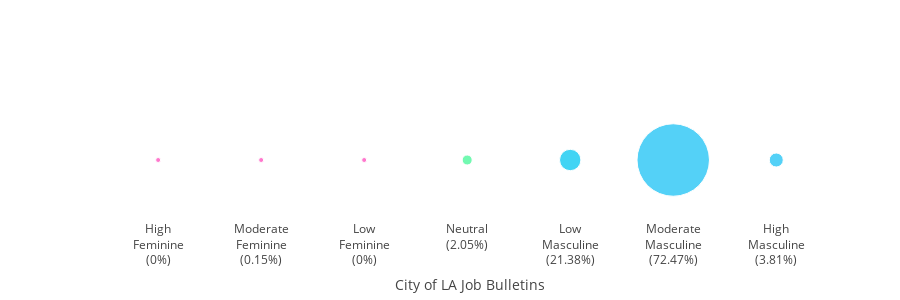

The notebook cell saved with this chart:
### Markdown cell above
> - Keywords which depict feminine theme such as **"respon*" - responsible, respond, responsive** etc appears very often in the bulletins. One can observe the keywords related to life and relationships such as child, family, emotions, cooperation, respect, caring etc appear.     
> - **On an average**, every job bulletin consists of about **8 feminine keywords** and about **24 masculine words**. This means that use of masculine keywords is three times as compared to that of feminine keywords in the City's bulletins.  
> - The graphs shows that different keywords with masculine and feminine denotations appear in the City of Los Angeles Bulletins. By obtaining the frequency distribution of these words we can quantify and measure the gender bias. I have used a simple quantifying formula at this point (later improved in the kernel). 

Gender Bias = Difference in Masculine and Feminine words used   

<div id="2.2"></div>
## <font color="#ff3fb5">2.2 Measuring the gender bias in City's Bulletins</font>  

Based on the difference in masculine and femining keywords used in the bulletins, I have categorized them into one of the following categories: High/Medium/Low - Masculine/Feminine and Neutral. 

If difference is higher than 35 keywords then it is high masculine, if it is lesser than -15 then it is high feminine. If the difference is between 10-35, then it is moderately masculine, if it is between -7 to -15 then it is moderately feminine, if it is between 3-10 then it has low masculine nature, if it is between -3 and -7 then it is classified as low feminine. All the remaining job descriptions are tagged as neutral ie. difference between -3 and 3. 

The following plot shows the gender-bias distribution in City of LA jobs.

### Code cell
## Overall Distribution
gender_df['difference'] = gender_df["fem_wc"] - gender_df['mas_wc']

vc = gender_df['difference'].value_counts().to_frame().reset_index()
vc['index'] = vc['index'] * -1
def get_tag(x):
    if x <= 3 and x >= -3:
        return "Neutral"
    elif x >=0 and x <= 10:
        return "Low Masculine"
    elif x >=0 and x <= 35:
        return "Moderate Masculine"
    elif x >=0 and x <= 75:
        return "High Masculine"
    elif x >= -7:
        return "Low Feminine"
    elif x >= -15:
        return "Moderate Feminine"
    else:
        return "High Feminine"
    return tag

vc['bias_tag'] = vc['index'].apply(lambda x : get_tag(x))
temp = vc.groupby("bias_tag").agg({"difference" : "sum"}).reset_index()

tdoc = {}
for k,v in temp.iterrows():
    tdoc[v['bias_tag']] = round(100*float(v['difference']) / 683, 2)
tdoc['Low Feminine'] = 0
tdoc['High Feminine'] = 0


order = ['High Feminine', 'Moderate Feminine', 'Low Feminine', 'Neutral', 'Low Masculine', 'Moderate Masculine', 'High Masculine']
sizes = [tdoc[i] for i in order]

sizes = [5 if x < 2 else x for x in sizes]
sizes = [10 if x < 3 else x for x in sizes]
sizes = [14 if x < 4 else x for x in sizes]

cols = ["#ff77cd", "#ff77cd", "#ff77cd", "#72f9b1", "#42d4f4", "#54d1f7", "#54d1f7", "#54d1f7"]

data = [go.Scatter(x = [_.replace(" ","<br>")+"<br>("+str(tdoc[_])+"%)" for _ in order], 
                   y=["","","","","","", ""], mode='markers', name="",  
                   marker=dict(color=cols, opacity=1.0, size=sizes))]
layout = go.Layout(barmode='stack', height=300, margin=dict(l=120), 
#                    xaxis=dict(title='City of LA Job Bulletins'), 
                   legend = dict(orientation="h", x=0.1, y=1.15), showlegend=False, 
                  xaxis=dict(showgrid= False, title='<br>City of LA Job Bulletins'), yaxis=dict(showgrid= False))
fig = go.Figure(data=data, layout=layout)
display(HTML("<div align='center'><img src='https://i.imgur.com/kjdu1ah.png'></div>"))
iplot(fig)

### Figure 1 — Plotly figure (JSON) as saved in the notebook; plotly's stock layout.template omitted (floating-point values rounded to 4 significant figures)
{"data": [{"marker": {"color": ["#ff77cd", "#ff77cd", "#ff77cd", "#72f9b1", "#42d4f4", "#54d1f7", "#54d1f7", "#54d1f7"], "opacity": 1.0, "size": [5, 5, 5, 10, 21.38, 72.47, 14]}, "mode": "markers", "name": "", "type": "scatter", "uid": "ae4cb01d-6029-461a-84a2-47c6cf8f7bb4", "x": ["High<br>Feminine<br>(0%)", "Moderate<br>Feminine<br>(0.15%)", "Low<br>Feminine<br>(0%)", "Neutral<br>(2.05%)", "Low<br>Masculine<br>(21.38%)", "Moderate<br>Masculine<br>(72.47%)", "High<br>Masculine<br>(3.81%)"], "y": ["", "", "", "", "", "", ""]}], "layout": {"barmode": "stack", "height": 300, "legend": {"orientation": "h", "x": 0.1, "y": 1.15}, "margin": {"l": 120}, "showlegend": false, "xaxis": {"showgrid": false, "title": {"text": "<br>City of LA Job Bulletins"}}, "yaxis": {"showgrid": false}}}
